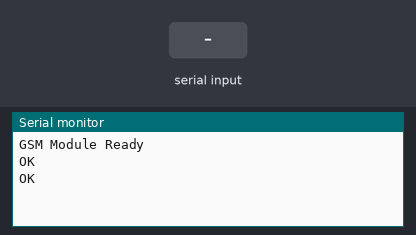
Recording of a sketch running on a simulated Arduino Uno, built with avr-gcc and run on an emulated ATmega328P. Parts: the last lines printed to the serial monitor. The test bench sets the inputs (shaded band). The modem accepts every AT command (registered, SIM ready, sends succeed) and sends nothing else.

Above: at 7.2 s.
7.3 s: "1" received over the second serial link
At 7.8 s:
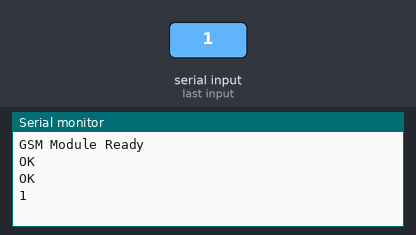
8.8 s: "0" received over the second serial link
At 10.1 s:
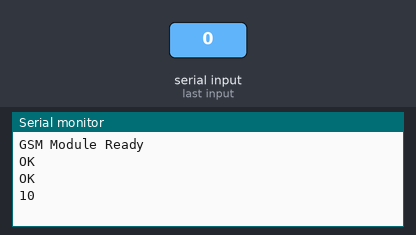

The sketch:

gsm_receive.ino
```cpp
#include <SoftwareSerial.h>

SoftwareSerial gsmSerial(7, 8); // RX, TX

void setup() {
  Serial.begin(19200);
  gsmSerial.begin(19200);
  Serial.println("GSM Module Ready");
  delay(2000);
  gsmSerial.print("AT+CMGF=1\r"); // Set SMS to text mode
  delay(2000);
  gsmSerial.print("AT+CNMI=2,2,0,0,0\r"); // Configure the module to send SMS data to serial out upon receipt
  delay(2000);
}

void loop() {
  if (gsmSerial.available()) {
    Serial.write(gsmSerial.read());
  }
  if (Serial.available()) {
    gsmSerial.write(Serial.read());
  }
}
```

Measured:
- after the input at 7.3 s, the serial monitor: prints a new line at once (image 1)
- after the input at 8.8 s, the serial monitor: prints a new line at once (image 2)
